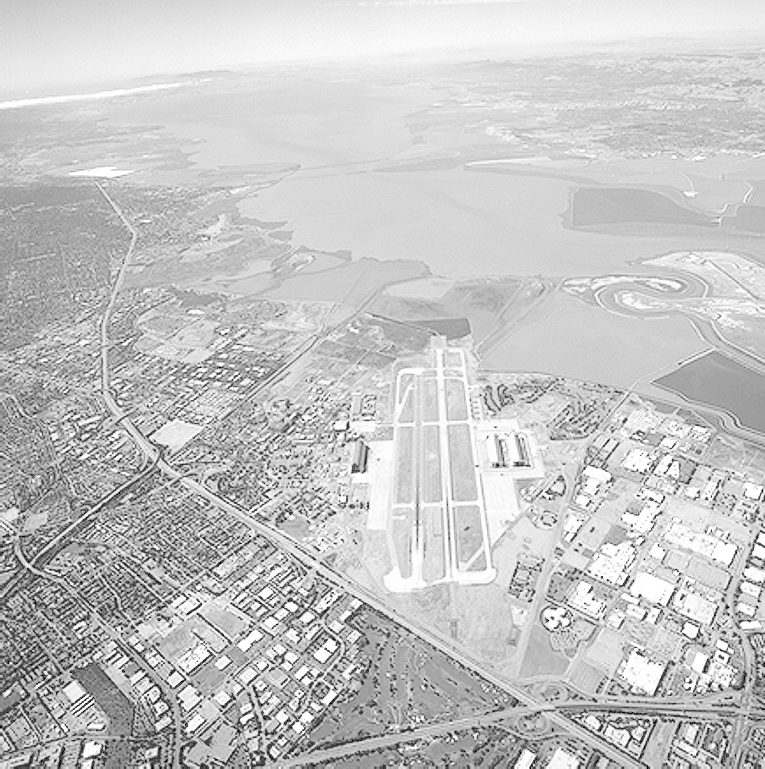
#> input picture assets/runway.png, 765 x 769 px
$ jupyter execute 'task 09.ipynb'
#> lines starting #> are read from the running program, lines starting #| are printed output that depends on the picture
## IN4640 Assignment 1
### Intensity Transformations and Neighborhood Filtering
### Task 09

[cell 1]
import cv2
import numpy as np
import matplotlib.pyplot as plt
import os

[cell 2]
img_path = 'assets/runway.png'

if os.path.exists(img_path):
    img = cv2.imread(img_path, cv2.IMREAD_GRAYSCALE)
#> img is the input picture: shape (769, 765); min 0, max 255, mean 197.1

    kernel = np.array([[0, -1, 0],
                       [-1, 5, -1],
                       [0, -1, 0]])

    sharpened = cv2.filter2D(img, -1, kernel)
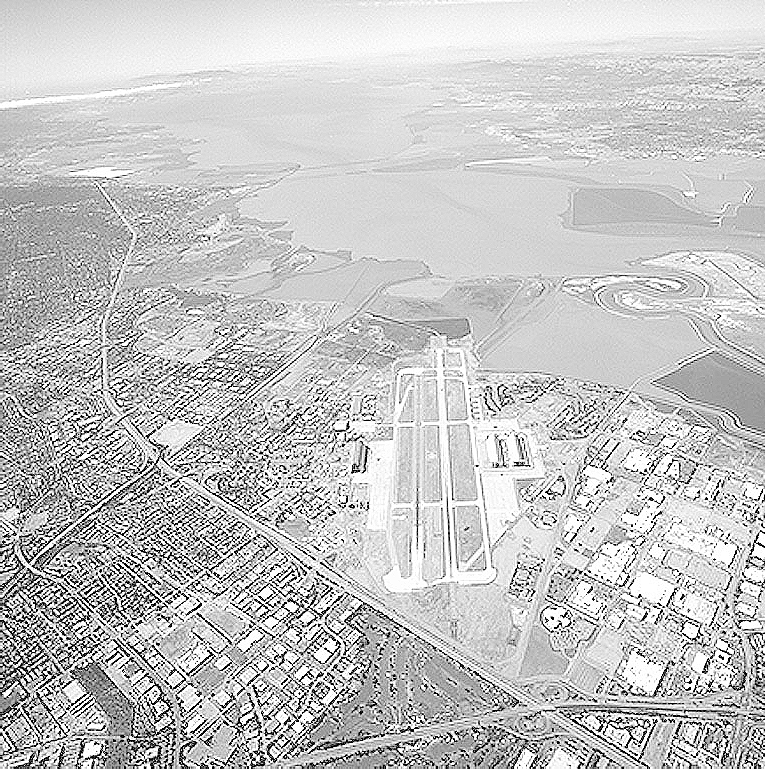
#> sharpened: shape (769, 765); min 0, max 255, mean 196.7

    plt.figure(figsize=(12, 6))

    plt.subplot(1, 2, 1)
    plt.imshow(img, cmap='gray')
    plt.title('Original Image')
    plt.axis('off')

    plt.subplot(1, 2, 2)
    plt.imshow(sharpened, cmap='gray')
    plt.title('Sharpened Image')
    plt.axis('off')

    plt.tight_layout()
    plt.show()
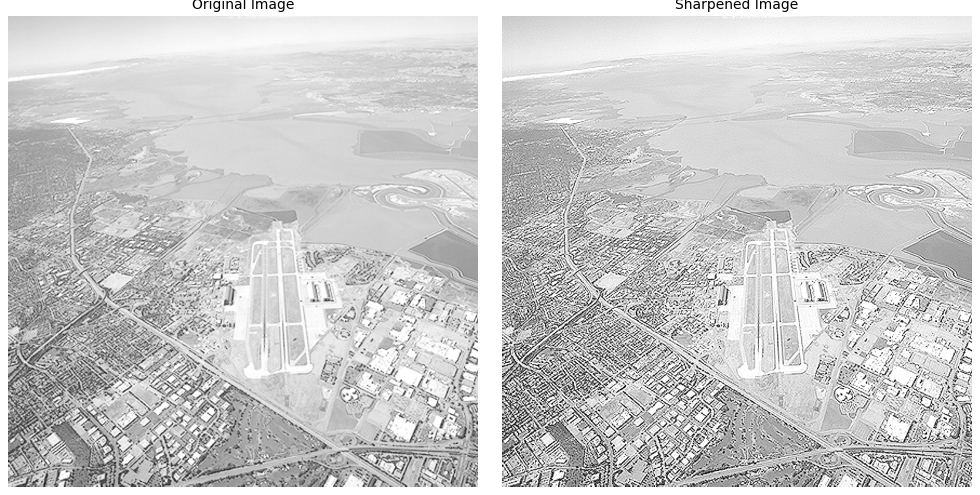
#> figure drawn by matplotlib, 2 panels
else:
    print(f"Error: File not found at {img_path}")
